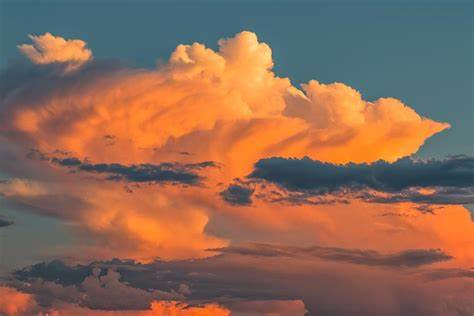
#> input picture img/img_1.png, 474 x 316 px
$ python '03修改尺寸.py'
#> lines starting #> are read from the running program, lines starting #| are printed output that depends on the picture
import cv2 as cv

# 获取图片
img = cv.imread("img/img_1.png")
#> img is the input picture: shape (316, 474, 3); mean B, G, R 86.2, 104.8, 142
# 修改尺寸
resize_img = cv.resize(img, dsize=(200, 200))
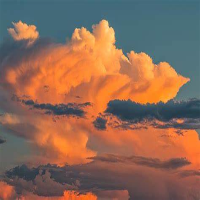
#> resize_img: shape (200, 200, 3); mean B, G, R 86.1, 104.7, 141.9
# 显示修改后的
cv.imshow("resize_img", resize_img)
# 打印原图尺寸的大小
print("原图尺寸", img.size)
#| 原图尺寸 449352
# 打印修改后的大小
print("打印修改", resize_img.size)
#| 打印修改 120000
# 等待
while True:
    if ord("q")==cv.waitKey(0):
#> (key q is pressed here)
        break
# 显示图片
cv.imshow('read_img', img)
# 等待
cv.waitKey(0)
# 释放内存
cv.destroyWindow()

$ run again, with img/img_2.png copied over img/img_1.png
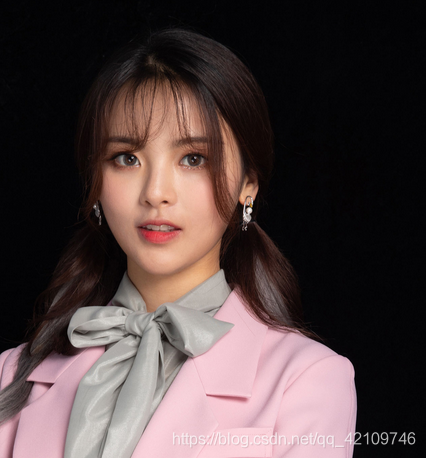
#> input picture img/img_2.png, 426 x 458 px
#> img is the input picture: shape (458, 426, 3); mean B, G, R 64.3, 64.7, 79.4
#> `resize_img = cv.resize(img, dsize=(200, 200))`:
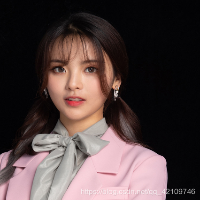
#> resize_img: shape (200, 200, 3); mean B, G, R 64.2, 64.6, 79.3
#| 原图尺寸 585324
#| 打印修改 120000

$ run again, with img/img_3.png copied over img/img_1.png
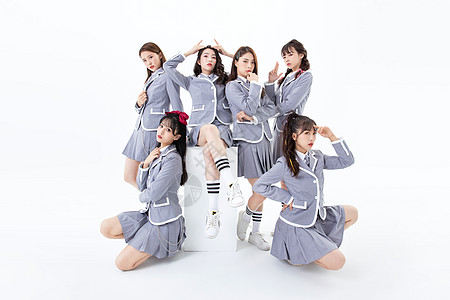
#> input picture img/img_3.png, 450 x 300 px
#> img is the input picture: shape (300, 450, 3); mean B, G, R 227.9, 223.6, 224.6
#> `resize_img = cv.resize(img, dsize=(200, 200))`:
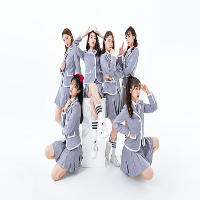
#> resize_img: shape (200, 200, 3); mean B, G, R 227.9, 223.6, 224.6
#| 原图尺寸 405000
#| 打印修改 120000

$ run again, with img/img_4.png copied over img/img_1.png
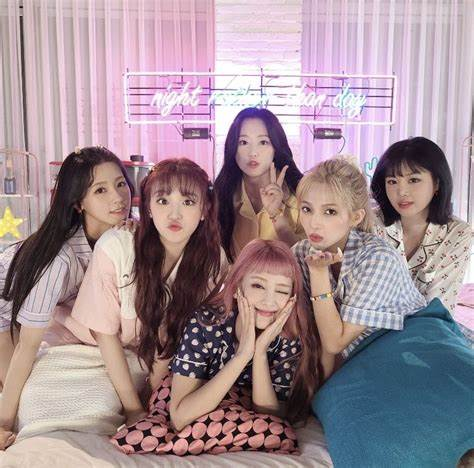
#> input picture img/img_4.png, 474 x 468 px
#> img is the input picture: shape (468, 474, 3); mean B, G, R 148.7, 142.1, 161.5
#> `resize_img = cv.resize(img, dsize=(200, 200))`:
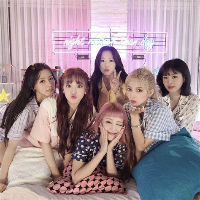
#> resize_img: shape (200, 200, 3); mean B, G, R 148.6, 142, 161.4
#| 原图尺寸 665496
#| 打印修改 120000
